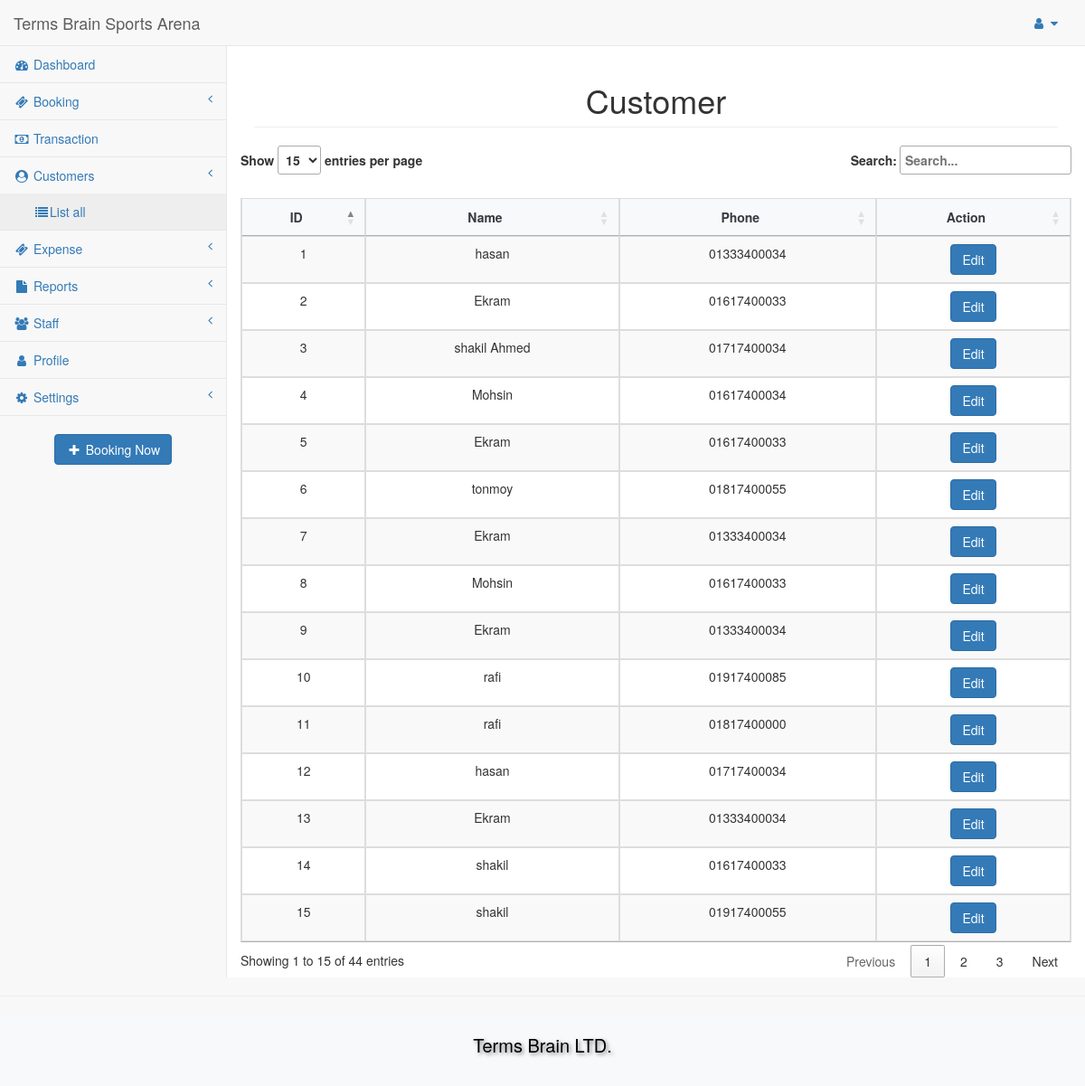
The app's page /customers.php (signed in) with its own data.
### tables this page shows
CREATE TABLE `setting` (
  `id` int(11) NOT NULL,
  `brand` varchar(255) DEFAULT NULL,
  `logo` varchar(255) DEFAULT NULL,
  `favicon` varchar(255) DEFAULT NULL,
  `email` varchar(255) DEFAULT NULL,
  `phone` varchar(255) DEFAULT NULL,
  `social` varchar(255) DEFAULT NULL,
  `location` varchar(255) DEFAULT NULL,
  `created_at` timestamp NOT NULL DEFAULT current_timestamp(),
  `updated_at` datetime DEFAULT current_timestamp() ON UPDATE current_timestamp()
);

CREATE TABLE `customers` (
  `id` int(11) NOT NULL,
  `name` varchar(255) DEFAULT NULL,
  `phone` varchar(14) DEFAULT NULL,
  `created_at` timestamp NOT NULL DEFAULT current_timestamp(),
  `updated_at` datetime DEFAULT current_timestamp() ON UPDATE current_timestamp()
);

### customers.php (the view, shortened to what this page needs)
<?php
include 'connection.php';
include_once('includes/header.php');
?>
<div id="page-wrapper">
    <div class="row">
        <div class="col-lg-12">
            <h1 class="page-header text-center">Customer</h1>
        </div>
    </div>
    <div class="row">
        <table id="yourTableID" class="table table-striped table-bordered">
            <thead>
                <th>ID</th>
                <th>Name</th>
                <th>Phone</th>
                <th>Action</th>
            </thead>
            <tbody>
                <?php
                $query = "SELECT * FROM customers";
                $sql = mysqli_query($conn, $query);
                while ($row = mysqli_fetch_array($sql)) { ?>
                    <tr>
                        <td><?php echo $row['id'] ?></td>
                        <td><?php echo $row['name'] ?></td>
                        <td><?php echo $row['phone'] ?></td>
                        <td>
                            <a class="btn btn-primary" href="editCustomer.php?id=<?php echo $row['id'] ?>">Edit</a>
                        </td>
                    </tr>
                <?php
                }
                ?>
            </tbody>
        </table>
    </div>
</div>
<link rel="stylesheet" type="text/css" href="https://cdn.datatables.net/1.13.7/css/jquery.dataTables.min.css">
<link rel="stylesheet" type="text/css" href="https://cdn.datatables.net/buttons/2.4.2/css/buttons.dataTables.min.css">
<?php include_once('includes/footer.php'); ?>

### includes/header.php (shortened to what this page needs)
<!DOCTYPE html>
<html lang="en">
<head>
    <?php
    include 'connection.php';
    $query = "SELECT * FROM setting where id=1";
    $result = mysqli_query($conn, $query);
    if ($result && $row = mysqli_fetch_assoc($result)) {
        $brand = $row['brand'];
    } else {
        $brand = "Terms Brain Turf Booking Administrator";
        $logo = "assets/uploads/logo.jpg";
        $favicon = "assets/uploads/favicon.jpg";
    }
    ?>
    <link rel="stylesheet" href="assets/css/bootstrap.min.css" />
    <link href="assets/js/metisMenu/metisMenu.min.css" rel="stylesheet">
    <link href="assets/css/booking.css" rel="stylesheet">
    <link href="assets/css/style.css" rel="stylesheet">
    <link href="assets/css/sb-admin-2.css" rel="stylesheet">
    <link href="assets/fonts/font-awesome/css/font-awesome.min.css" rel="stylesheet" type="text/css">
    <link rel="stylesheet" type="text/css" href="https://cdn.datatables.net/1.10.24/css/jquery.dataTables.css">
</head>
<body>
    <div id="wrapper">
        <nav class="navbar navbar-default navbar-static-top" role="navigation" style="margin-bottom: 0">
            <div class="navbar-header">
                <a class="navbar-brand" href="index.php"><?php echo $brand; ?></a>
            </div>
            <ul class="nav navbar-top-links navbar-right">
                <li class="dropdown">
                    <a class="dropdown-toggle" data-toggle="dropdown" href="#">
                        <i class="fa fa-user fa-fw"></i> <i class="fa fa-caret-down"></i>
                    </a>
                </li>
            </ul>
            <div class="navbar-default sidebar" role="navigation">
                <div class="sidebar-nav navbar-collapse">
                    <ul class="nav" id="side-menu">
                        <li>
                            <a href="index.php"><i class="fa fa-dashboard fa-fw"></i> Dashboard</a>
                        </li>
                        <li>
                            <a href="#"><i class="fa fa-ticket fa-fw"></i> Booking <span class="fa arrow"></span></a>
                        </li>
                        <li>
                            <a href="transaction.php"><i class="fa fa-money fa-fw"></i> Transaction</a>
                        </li>
                        <li>
                            <a href="#"><i class="fa fa-user-circle fa-fw"></i> Customers<span class="fa arrow"></span></a>
                            <ul class="nav nav-second-level">
                                <li>
                                    <a href="customers.php"><i class="fa fa-list fa-fw"></i>List all</a>
                                </li>
                            </ul>
                        </li>
                        <li>
                            <a href="#"><i class="fa fa-ticket fa-fw"></i> Expense <span class="fa arrow"></span></a>
                        </li>
                        <li>
                            <a href="#"><i class="fa fa-file fa-fw"></i> Reports <span class="fa arrow"></span></a>
                        </li>
                        <li>
                            <a href="#"><i class="fa fa-users fa-fw"></i> Staff<span class="fa arrow"></span></a>
                        </li>
                        <li>
                            <a href="profile.php"><i class="fa fa-user fa-fw"></i> Profile</a>
                        </li>
                        <li>
                            <a href="#"><i class="fa fa-gear fa-fw"></i> Settings<span class="fa arrow"></span></a>
                        </li>
                    </ul>
                    <div class="text-center" style="margin-top: 20px;">
                        <a class="btn btn-primary" href="bookingManagement.php"><i class="fa fa-plus fa-fw"></i> Booking Now</a>
                    </div>
                </div>
            </div>
        </nav>
    </div>

### assets/css/sb-admin-2.css (style rules this page uses)
body { background-color: #f8f8f8; }
#wrapper { width: 100%; }
#page-wrapper { padding: 0 15px; min-height: 568px; background-color: white; }
@media (min-width: 768px) { #page-wrapper { position: inherit; margin: 0 0 0 250px; padding: 0 30px; border-left: 1px solid #e7e7e7; } }
.navbar-top-links { margin-right: 0; }
.navbar-top-links li { display: inline-block; }
.navbar-top-links li:last-child { margin-right: 15px; }
.navbar-top-links li a { padding: 15px; min-height: 50px; }
.sidebar .sidebar-nav.navbar-collapse { padding-left: 0; padding-right: 0; }
.sidebar ul li { border-bottom: 1px solid #e7e7e7; }
.sidebar ul li a.active { background-color: #eeeeee; }
.sidebar .arrow { float: right; }
.sidebar .fa.arrow:before { content: "\f104"; }
.sidebar .nav-second-level li, .sidebar .nav-third-level li { border-bottom: none !important; }
.sidebar .nav-second-level li a { padding-left: 37px; }
@media (min-width: 768px) { .sidebar { z-index: 1; position: absolute; width: 250px; margin-top: 51px; } }

### customers.php (style rules this page uses)
#yourTableID { width: 100%; margin-top: 20px; }
#yourTableID th, #yourTableID td { text-align: center; }
#yourTableID th { background-color: #f8f9fa; color: #343a40; }

### records on screen
setting: brand "Terms Brain Sports Arena"
customers: id "1", name "hasan", phone "01333400034"
customers: id "2", name "Ekram", phone "01617400033"
customers: id "3", name "shakil Ahmed", phone "01717400034"
customers: id "4", name "Mohsin", phone "01617400034"
customers: id "5", name "Ekram", phone "01617400033"
customers: id "6", name "tonmoy", phone "01817400055"
customers: id "7", name "Ekram", phone "01333400034"
customers: id "8", name "Mohsin", phone "01617400033"
customers: id "9", name "Ekram", phone "01333400034"
customers: id "10", name "rafi", phone "01917400085"
customers: id "11", name "rafi", phone "01817400000"
customers: id "12", name "hasan", phone "01717400034"
customers: id "13", name "Ekram", phone "01333400034"
customers: id "14", name "shakil", phone "01617400033"
customers: id "15", name "shakil", phone "01917400055"
